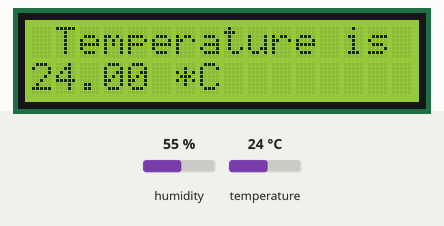
Recording of a sketch running on a simulated Arduino Uno, built with avr-gcc and run on an emulated ATmega328P. On the bench: 16×2 character LCD. The inputs (shaded band) are chosen by the test bench; at power-on: temperature 24 °C, humidity 55 %.

Above: at 3.6 s.
3.7 s: temperature set to 12 °C
At 7.6 s:
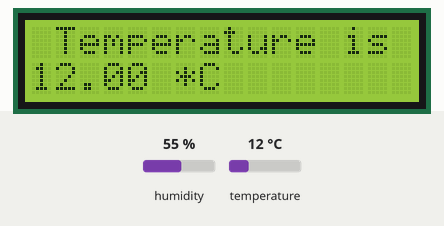
8.2 s: temperature set to 19 °C
At 9.7 s:
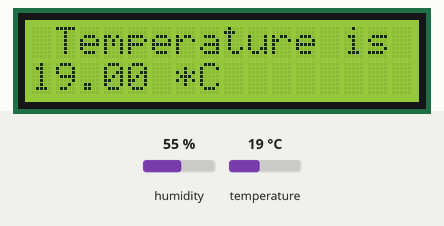
12.7 s: temperature set to 28 °C
At 16.4 s:
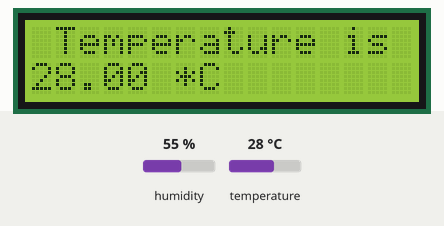
Timing chart, 0 to 17.9 s (numbered marks = the images above; inputs shaded):
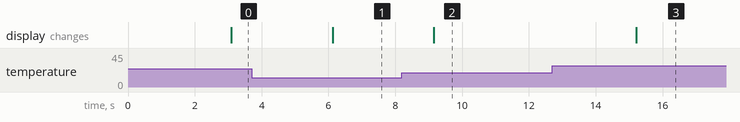

Measured:
- after the input at 3.7 s, the display: changes after 2.4 s (image 1)
- after the input at 8.2 s, the display: changes after 0.95 s (image 2)
- after the input at 12.7 s, the display: changes after 2.5 s (image 3)

The sketch:

temperature_meter.ino
```cpp
/*
 *
 * The project is about measureing temperature with DHT11 Temperature sensor
 * and display the result at LCD
 * circuit and wiring one this link
 * "DHT11"
 * Make the DHT11 sensor face you
 * data(the pin in the left of DH11)   >> pin 7
 * Vcc(pin in the center of DHT11)  >> arduino 5v pin
 * Gnd( pin in the right of DHT11  >> Ground pin
 * "LCD"
 * D4 >> pin 5
 * D5 >> pin 4
 * D6 >> pin 3
 * D7 >> pin 2'
 * R/W >> GND
 * Enable >> pin 11
 * RS >> pin 12
 * V0 >> 10K pot
 */

//include the library
#include "DHT.h" //Temperature sensor library
#include <LiquidCrystal.h> // LCD library
#define DHTPIN 7 //data pin from temp sesnor
#define DHTTYPE DHT11 //temp sensor type
DHT dht (DHTPIN, DHT11); // temp initalize
// initialize the library with the numbers of the interface pins
LiquidCrystal lcd (12, 11, 5, 4, 3, 2);
void setup() {

  // set up the LCD's number of columns and rows:
  lcd.begin(16, 2);
  dht.begin();
  lcd.print("Good day ^_^ ");
}


void loop()
{
  delay(3000); //wait
  // Read temperature as Celsius (the default)
  float t = dht.readTemperature();
  // Check if any reads failed and exit early (to try again).
  if (isnan(t)) {
    lcd.setCursor(0,2);
    lcd.print("Failed to read ");
    Serial.print("F");
    delay(2000);
    return;
  }
  lcd.clear(); //clear LCD from any previes words
  lcd.setCursor(1,0);
  lcd.print("Temperature is");
  lcd.setCursor(0, 2);
  lcd.print(t); // display temp in LCD
  lcd.print(" *C");
}
```
